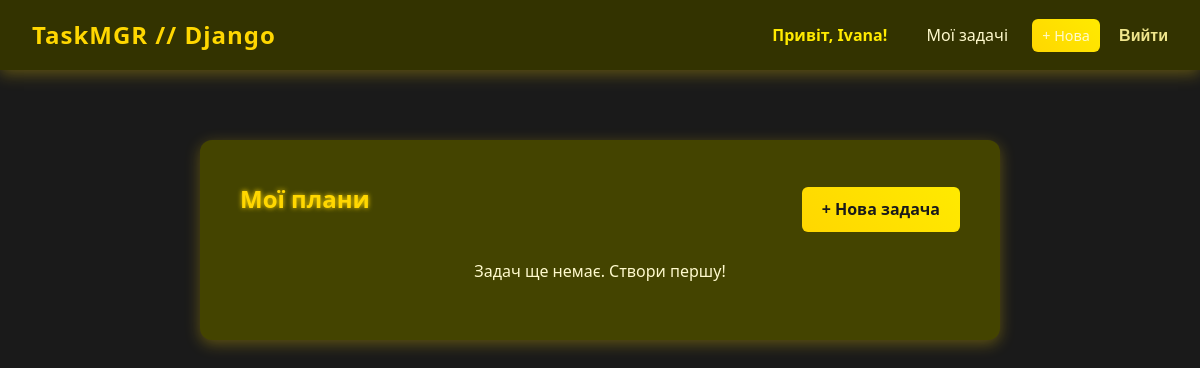
Page /tasks/ (signed in) on the earlier database version.
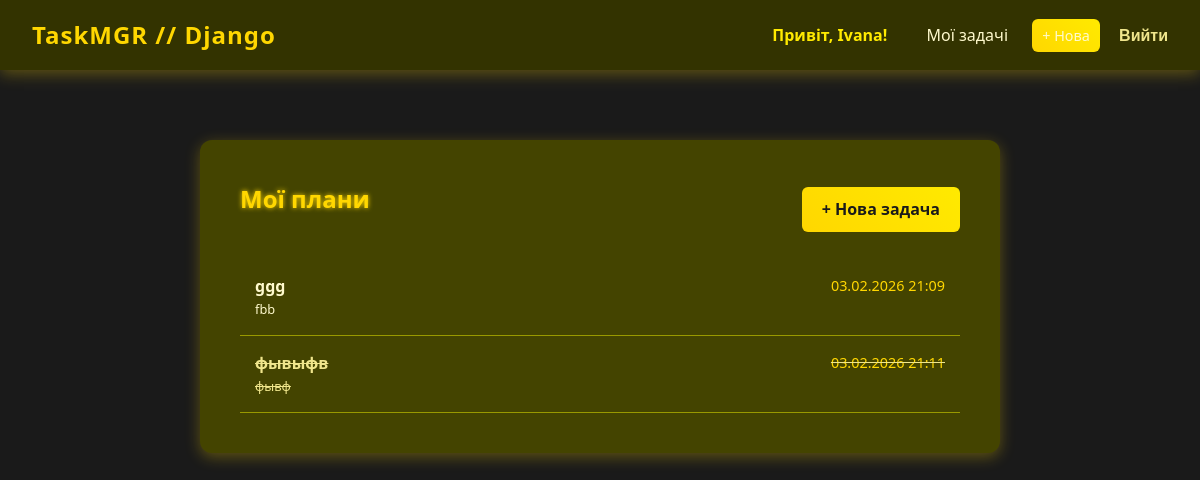
Same page on the later database version.
### users/models.py (models this page shows, shortened)
class CustomUser(AbstractUser):
    bio = models.TextField(verbose_name="Про себе", blank=True, null=True)
    birth_date = models.DateField(null=True, blank=True, verbose_name="Дата народження")

### tasks/models.py (models this page shows, shortened)
class Task(models.Model):
    title = models.CharField(
        max_length=200,
        verbose_name="Назва задачі"
    )
    description = models.TextField(
        blank=True,
        null=True,
        verbose_name="Опис"
    )
    deadline = models.DateTimeField(
        verbose_name="Дедлайн"
    )
    is_completed = models.BooleanField(
        default=False,
        verbose_name="Виконано"
    )
    user = models.ForeignKey(
        settings.AUTH_USER_MODEL,
        on_delete=models.CASCADE,
        related_name='tasks',
        verbose_name="Користувач"
    )

### tasks/views.py (the view)
# urls.py: path('', views.task_list, name='task_list'),
@login_required
def task_list(request):
    tasks = Task.objects.filter(user=request.user).order_by('deadline')
    return render(
        request,
        'tasks/task_list.html',
        {'tasks': tasks}
    )

### templates/tasks/task_list.html
{% extends 'base.html' %}
{% block content %}
<div class="card">
    <div style="display: flex; justify-content: space-between; align-items: center; margin-bottom: 20px;">
        <h2>Мої плани</h2>
        <a href="{% url 'task_create' %}" class="btn" style="text-decoration: none;">+ Нова задача</a>
    </div>
    {% if tasks %}
        {% for task in tasks %}
            <div class="task-item {% if task.is_completed %}completed{% endif %}">
                <div>
                    <strong>{{ task.title }}</strong>
                    <p style="margin: 0; font-size: 0.8rem;">{{ task.description }}</p>
                </div>
                <div class="deadline">
                    {{ task.deadline|date:"d.m.Y H:i" }}
                </div>
            </div>
        {% endfor %}
    {% else %}
        <p style="text-align: center;">Задач ще немає. Створи першу!</p>
    {% endif %}
</div>
{% endblock %}

### templates/base.html (shortened to what this page needs)
<!DOCTYPE html>
<html lang="uk">
<head>
</head>
<body>
    <nav>
        <a href="{% url 'home' %}" class="logo">TaskMGR // Django</a>
        <div class="nav-links">
            {% if user.is_authenticated %}
                <span class="user-info">Привіт, {{ user.username }}!</span>
                <a href="{% url 'task_list' %}">Мої задачі</a>
                <a href="{% url 'task_create' %}" class="btn" style="padding:5px 10px; font-size:0.9rem;">+ Нова</a>
                <form action="{% url 'logout' %}" method="post" style="display:inline; margin-left:15px;">
                    <button type="submit" style="background:none; border:none; color:var(--text-muted); cursor:pointer; padding:0;">Вийти</button>
                </form>
            {% else %}
                <a href="{% url 'login' %}">Увійти</a>
                <a href="{% url 'register' %}" class="btn">Реєстрація</a>
            {% endif %}
        </div>
    </nav>
    <div class="container">
        {% block content %}
        {% endblock %}
    </div>
</body>
</html>

### templates/base.html (style rules this page uses)
:root { --bg-color: #1a1a1a; --card-bg: #333300; --primary: #ffd700; --secondary: #ffea00; --text-main: #fffacd; --text-muted: #f0e68c; }
body { font-family: 'Segoe UI', Tahoma, Geneva, Verdana, sans-serif; background-color: var(--bg-color); color: var(--text-main); margin: 0; padding: 0; line-height: 1.6; }
nav { background-color: var(--card-bg); padding: 1rem 2rem; display: flex; justify-content: space-between; align-items: center; box-shadow: 0 4px 15px rgba(255, 215, 0, 0.3); animation: glow 2s infinite alternate; }
.logo { font-size: 1.5rem; font-weight: bold; color: var(--primary); text-decoration: none; letter-spacing: 1px; animation: pulse 2s infinite; }
.nav-links a { color: var(--text-main); text-decoration: none; margin-left: 20px; font-weight: 500; transition: color 0.3s, transform 0.2s; }
.user-info { color: var(--secondary); font-weight: bold; margin-right: 15px; animation: glowText 2s infinite alternate; }
.container { max-width: 800px; margin: 50px auto; padding: 20px; }
.card { background-color: #444400; padding: 40px; border-radius: 12px; box-shadow: 0 4px 15px rgba(255, 215, 0, 0.3); transition: transform 0.3s, box-shadow 0.3s; }
h1, h2 { color: var(--primary); margin-top: 0; text-shadow: 0 0 5px #ffd700; }
.btn, .btn-primary, button { background: linear-gradient(45deg, #ffd700, #ffea00); color: #1a1a1a; padding: 10px 20px; border: none; border-radius: 6px; cursor: pointer; font-weight: bold; font-size: 1rem; transition: transform 0.2s, opacity 0.2s, box-shadow 0.3s; text-decoration: none; display: inline-block; }
.task-item { padding: 15px; border-bottom: 1px solid #999900; display: flex; justify-content: space-between; }
.task-item.completed { text-decoration: line-through; color: var(--text-muted); }
.task-item .deadline { color: var(--primary); font-size: 0.9rem; }

Differences in the rows shown:
added Task: title "ggg", description "fbb", deadline "03.02.2026 21:09", is_completed False (drawn)
added Task: title "фывыфв", description "фывф", deadline "03.02.2026 21:11", is_completed True (drawn)
Other differences:
text no longer shown: "Задач ще немає. Створи першу!"
